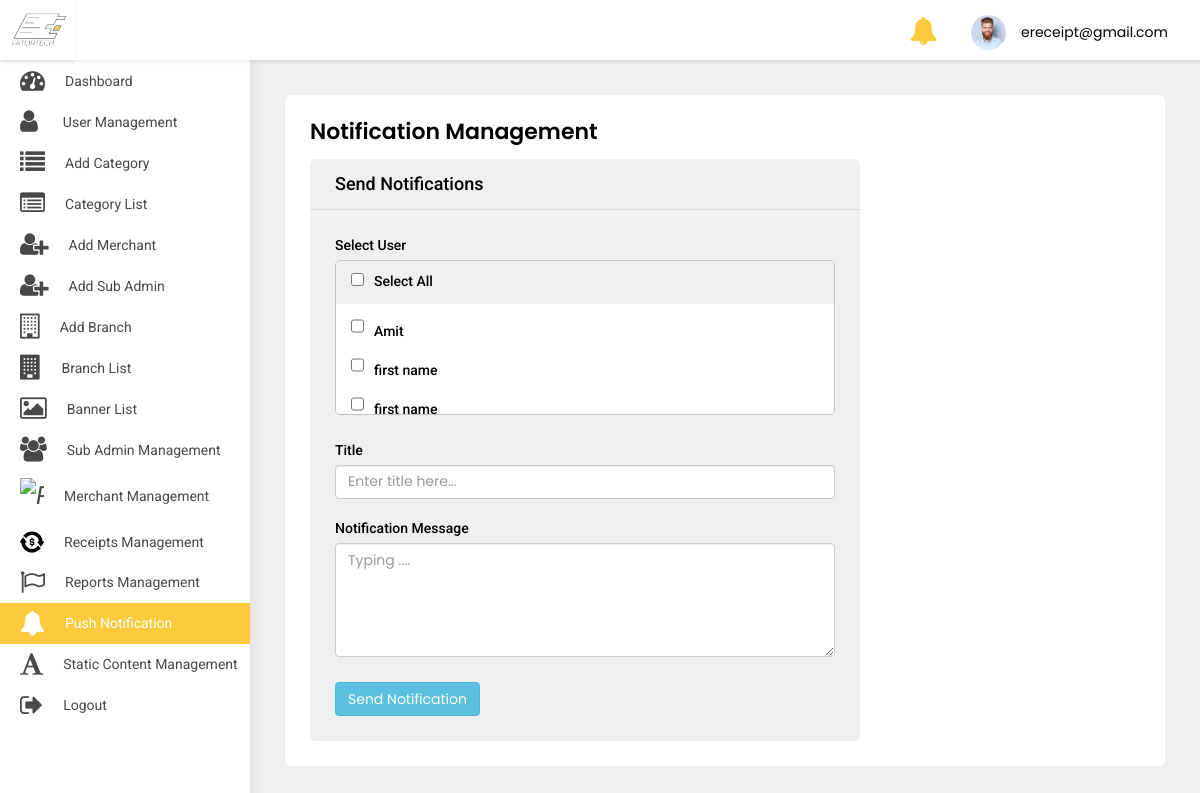
The app's page /adminpanel/send-notification/ (signed in), older data.
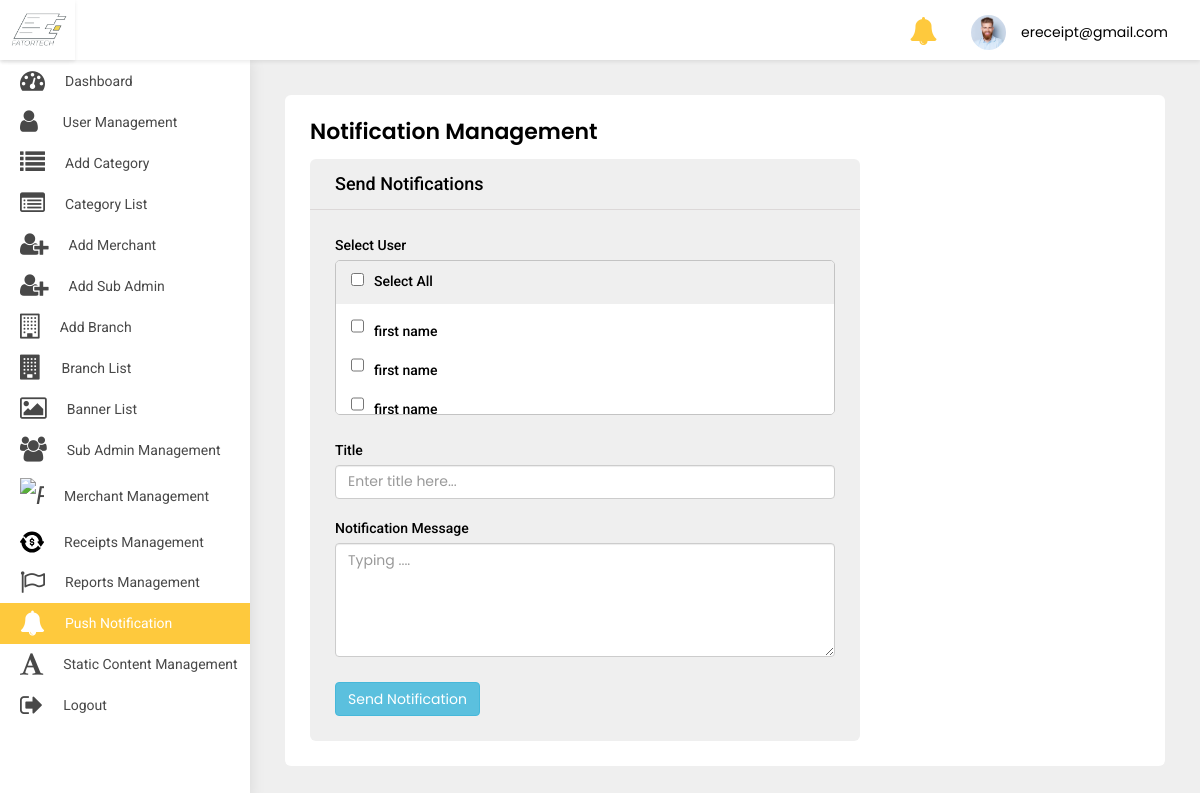
The same page, newer data.
### src/models.py (models this page shows)
class User(AbstractBaseUser, PermissionsMixin):
    first_name = models.CharField(default='first name', max_length=100)
    last_name = models.CharField(default='', max_length=100, null=True, blank=True)
    email = models.CharField(default='', max_length=255, unique=True)
    country_code = models.CharField(default='+91', max_length=10)
    phone_number = models.CharField(default='', max_length=18)
    profile_pic = models.ImageField(default='default_profile.png', null=True, blank=True)
    device_token = models.CharField(default='', max_length=500, null=True, blank=True)
    password = models.CharField(default='', max_length=100)
    confirm_password = models.CharField(default='', max_length=100)
    is_merchant = models.BooleanField(default=False)
    is_subadmin = models.BooleanField(default=False)
    created_at = models.DateTimeField(auto_now_add=True)
    is_active = models.BooleanField(default=True)
    is_staff = models.BooleanField(default=False)
    can_manage_merchant = models.BooleanField(default=False)
    can_manage_category = models.BooleanField(default=False)
    can_manage_branch = models.BooleanField(default=False)
    can_manage_receipts = models.BooleanField(default=False)
    can_manage_dashboard = models.BooleanField(default=False)
    objects = UserManager()
    USERNAME_FIELD = 'email'
    class Meta:
        ordering = ('-created_at',)

### adminpanel/views.py (the view, shortened to what this page needs)
# urls.py: path('send-notification/', SendNotification.as_view(),
class SendNotification(LoginRequiredMixin, View):
    model = UserNotification
    form_class = UserNotificationForm
    login_url = 'adminpanel:login'
    def get(self, request, *args, **kwargs):
        users = User.objects.all().exclude(is_superuser=True)
        context = {
            "users": users
        }
        return render(self.request, 'send-notification.html', context)

### adminpanel/templates/send-notification.html (shortened to what this page needs)
{% extends 'base-ereceipt.html' %}
{% block body %}
<div class="WrapperArea">
    <div class="WrapperBox">
        <div class="Small-Wrapper">
            <h4 class="Title">Notification Management</h4>
            <div class="NotificationArea">
                <div class="NotificationForm">
                    <h4>Send Notifications</h4>
                    <form method="post">
                        <div class="form-group">
                            <label>Select User</label>
                            <ul class="Multiple" id="table">
                                <li><label><input type="checkbox" id="selectAll" class="main">Select All</label></li>
                                {% for user in users %}
                                <li><label><input class="checkbox" type="checkbox" name="to" id="checkbox"
                                                  value="{{user.id}}">{{user.first_name}}</label>
                                </li>
                                {% endfor %}
                            </ul>
                        </div>
                        <div class="form-group">
                            <label>Title</label>
                            <input type="text" class="form-control desc" id="title" name="title" placeholder="Enter title here...">
                            <br>
                            <label>Notification Message</label>
                            <textarea rows="5" class="form-control desc" placeholder="Typing ...."
                                      id="message" name="body"></textarea>
                        </div>
                        <button id="send" class="btn btn-info" onclick="bulkNotification()"><span id="send_btn">Send Notification</span>
                        </button>
                    </form>
                </div>
            </div>
        </div>
    </div>
</div>
{% endblock body %}

Row changes from the older to the newer data that the page shows:
no longer on this page (row unchanged): User: first_name "Amit"
added User: first_name "first name"
